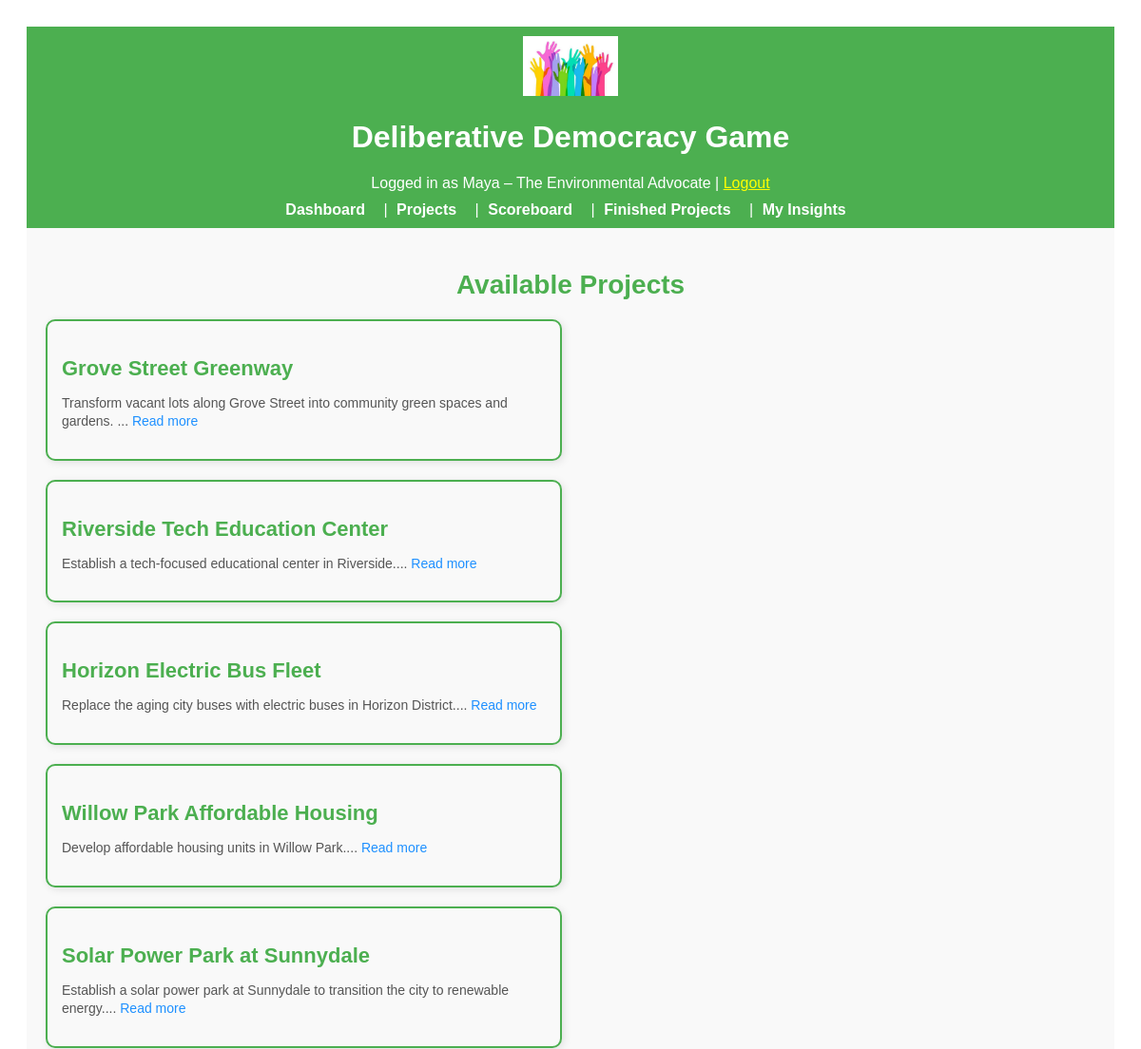
The app's page /projects (signed in, upper part), older data.
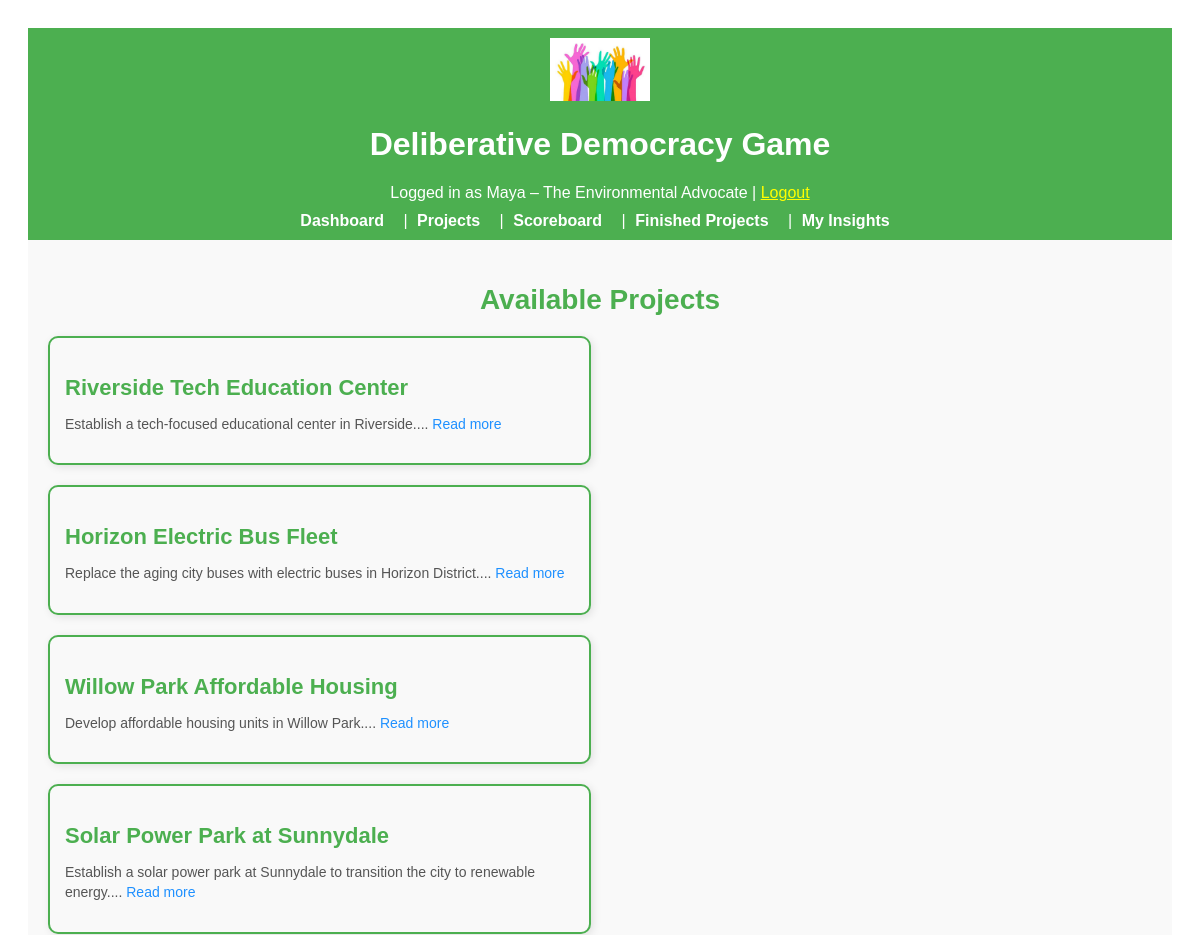
The same page, newer data.
### app/models.py (models this page shows, shortened)
class Project(db.Model):
    __tablename__ = "projects"
    id = db.Column(db.Integer, primary_key=True)
    name = db.Column(db.String(128), nullable=False)
    description = db.Column(db.Text, nullable=True)
    outcomes = db.Column(db.Text, nullable=True)
    required_resources = db.Column(db.Text, nullable=True)
    is_completed = db.Column(db.Boolean, default=False)
    personal_metric_updates = db.Column(
        db.JSON, nullable=True
    )  # JSON for user-specific metric updates

### app/routes.py (the view)
@main.route("/projects")
@login_required
def project_list():
    projects = Project.query.filter_by(is_completed=False).all()
    for project in projects:
        project.description = re.sub(r"http\S+|<a .*?>.*?</a>", "", project.description)
    return render_template("project_list.html", projects=projects)

### app/routes.py (called while the page is built)
@login_manager.user_loader
def load_user(user_id):
    return User.query.get(int(user_id))

### app/templates/project_list.html (shortened to what this page needs)
{% extends "base.html" %}
{% block content %}
<h2 class="projects-header">Available Projects</h2>
{% if projects %}
<div class="projects-container">
    {% for project in projects %}
    <div class="project-card">
        <h3 class="project-title">
            <a href="{{ url_for('main.project_detail', project_id=project.id) }}" class="project-link">{{ project.name
                }}</a>
        </h3>
        <p class="project-description">{{ project.description[:100] }}... <a
                href="{{ url_for('main.project_detail', project_id=project.id) }}" class="read-more">Read more</a></p>
    </div>
    {% endfor %}
</div>
{% else %}
<p class="no-projects-message">No projects available at the moment. Please check back later.</p>
{% endif %}
{% endblock %}

Row changes from the older to the newer data that the page shows:
no longer on this page (row edited): Project: name "Grove Street Greenway", description "Transform vacant lots along Grove Street into community green spaces and gardens."
